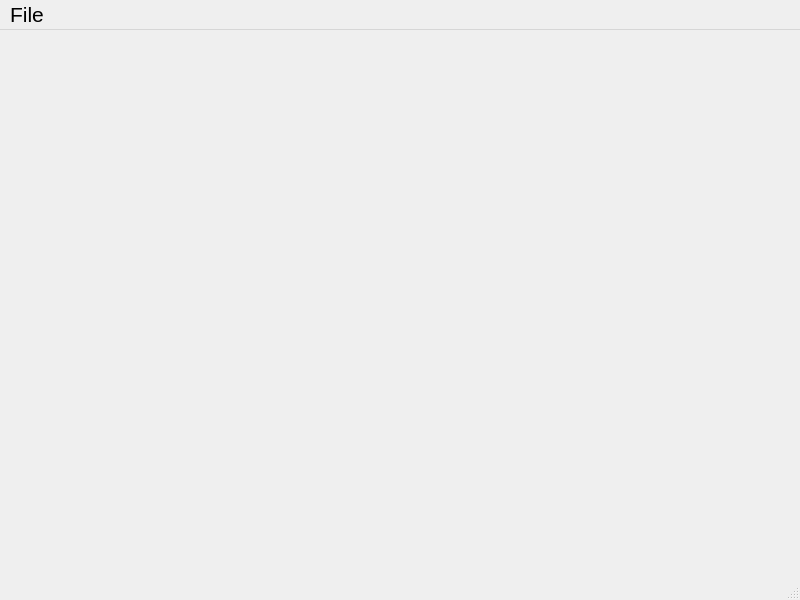
<?xml version="1.0" encoding="UTF-8"?>
<ui version="4.0">
 <class>PlotUI</class>
 <widget class="QMainWindow" name="PlotUI">
  <property name="geometry">
   <rect>
    <x>0</x>
    <y>0</y>
    <width>800</width>
    <height>600</height>
   </rect>
  </property>
  <property name="windowTitle">
   <string>Plot</string>
  </property>
  <widget class="QWidget" name="central_widget"/>
  <widget class="QMenuBar" name="menu_bar">
   <property name="geometry">
    <rect>
     <x>0</x>
     <y>0</y>
     <width>800</width>
     <height>29</height>
    </rect>
   </property>
   <property name="font">
    <font>
     <pointsize>16</pointsize>
    </font>
   </property>
   <widget class="QMenu" name="menu_file">
    <property name="font">
     <font>
      <pointsize>16</pointsize>
     </font>
    </property>
    <property name="title">
     <string>File</string>
    </property>
    <addaction name="action_save"/>
   </widget>
   <addaction name="menu_file"/>
  </widget>
  <widget class="QStatusBar" name="statusbar"/>
  <action name="action_save">
   <property name="icon">
    <iconset theme="QStyle::SP_DialogSaveButton">
     <normaloff>.</normaloff>.</iconset>
   </property>
   <property name="text">
    <string>Save</string>
   </property>
   <property name="toolTip">
    <string>save plot</string>
   </property>
   <property name="font">
    <font>
     <pointsize>16</pointsize>
    </font>
   </property>
  </action>
 </widget>
 <resources/>
 <connections/>
</ui>
